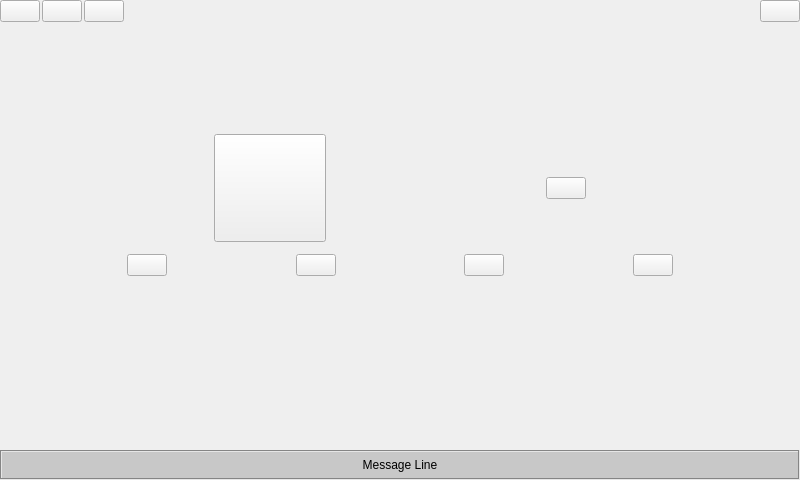
<?xml version="1.0" encoding="UTF-8"?>
<ui version="4.0">
 <class>MercuryClass</class>
 <widget class="QWidget" name="MercuryClass">
  <property name="geometry">
   <rect>
    <x>0</x>
    <y>0</y>
    <width>800</width>
    <height>480</height>
   </rect>
  </property>
  <property name="windowTitle">
   <string>Mercury</string>
  </property>
  <layout class="QGridLayout" name="gridLayout_6">
   <property name="margin">
    <number>0</number>
   </property>
   <property name="spacing">
    <number>1</number>
   </property>
   <item row="0" column="0">
    <widget class="QStackedWidget" name="stackedWidget">
     <property name="sizePolicy">
      <sizepolicy hsizetype="MinimumExpanding" vsizetype="MinimumExpanding">
       <horstretch>0</horstretch>
       <verstretch>0</verstretch>
      </sizepolicy>
     </property>
     <property name="minimumSize">
      <size>
       <width>800</width>
       <height>480</height>
      </size>
     </property>
     <property name="autoFillBackground">
      <bool>false</bool>
     </property>
     <property name="currentIndex">
      <number>1</number>
     </property>
     <widget class="QWidget" name="loginpage">
      <property name="sizePolicy">
       <sizepolicy hsizetype="MinimumExpanding" vsizetype="MinimumExpanding">
        <horstretch>0</horstretch>
        <verstretch>0</verstretch>
       </sizepolicy>
      </property>
      <property name="minimumSize">
       <size>
        <width>800</width>
        <height>480</height>
       </size>
      </property>
      <layout class="QGridLayout" name="gridLayout_5">
       <property name="margin">
        <number>0</number>
       </property>
       <property name="spacing">
        <number>2</number>
       </property>
       <item row="0" column="0">
        <layout class="QGridLayout" name="gridLayout">
         <property name="spacing">
          <number>1</number>
         </property>
         <item row="1" column="0">
          <widget class="QStackedWidget" name="keyboardStack">
           <property name="sizePolicy">
            <sizepolicy hsizetype="MinimumExpanding" vsizetype="MinimumExpanding">
             <horstretch>0</horstretch>
             <verstretch>0</verstretch>
            </sizepolicy>
           </property>
           <property name="minimumSize">
            <size>
             <width>800</width>
             <height>215</height>
            </size>
           </property>
           <property name="frameShape">
            <enum>QFrame::NoFrame</enum>
           </property>
           <property name="currentIndex">
            <number>0</number>
           </property>
           <widget class="QWidget" name="keyboard"/>
          </widget>
         </item>
         <item row="0" column="0">
          <layout class="QGridLayout" name="gridLayout_2">
           <property name="spacing">
            <number>1</number>
           </property>
           <item row="1" column="1">
            <widget class="QLabel" name="label">
             <property name="sizePolicy">
              <sizepolicy hsizetype="Expanding" vsizetype="Fixed">
               <horstretch>0</horstretch>
               <verstretch>1</verstretch>
              </sizepolicy>
             </property>
             <property name="minimumSize">
              <size>
               <width>0</width>
               <height>30</height>
              </size>
             </property>
             <property name="text">
              <string>Admin pin code:</string>
             </property>
             <property name="alignment">
              <set>Qt::AlignRight|Qt::AlignTrailing|Qt::AlignVCenter</set>
             </property>
            </widget>
           </item>
           <item row="1" column="2">
            <widget class="QLineEdit" name="pin">
             <property name="sizePolicy">
              <sizepolicy hsizetype="Expanding" vsizetype="Fixed">
               <horstretch>0</horstretch>
               <verstretch>1</verstretch>
              </sizepolicy>
             </property>
             <property name="minimumSize">
              <size>
               <width>0</width>
               <height>30</height>
              </size>
             </property>
             <property name="echoMode">
              <enum>QLineEdit::Password</enum>
             </property>
            </widget>
           </item>
           <item row="1" column="3">
            <widget class="QPushButton" name="pushButton">
             <property name="sizePolicy">
              <sizepolicy hsizetype="Fixed" vsizetype="Fixed">
               <horstretch>0</horstretch>
               <verstretch>0</verstretch>
              </sizepolicy>
             </property>
             <property name="text">
              <string/>
             </property>
             <property name="icon">
              <iconset resource="../mercury.qrc">
               <normaloff>:/Mercury/resources/Arrow_Right_100.png</normaloff>:/Mercury/resources/Arrow_Right_100.png</iconset>
             </property>
             <property name="iconSize">
              <size>
               <width>85</width>
               <height>85</height>
              </size>
             </property>
             <property name="autoDefault">
              <bool>false</bool>
             </property>
             <property name="default">
              <bool>true</bool>
             </property>
            </widget>
           </item>
           <item row="2" column="2">
            <spacer name="verticalSpacer">
             <property name="orientation">
              <enum>Qt::Vertical</enum>
             </property>
             <property name="sizeHint" stdset="0">
              <size>
               <width>20</width>
               <height>40</height>
              </size>
             </property>
            </spacer>
           </item>
           <item row="2" column="1">
            <spacer name="verticalSpacer_2">
             <property name="orientation">
              <enum>Qt::Vertical</enum>
             </property>
             <property name="sizeHint" stdset="0">
              <size>
               <width>20</width>
               <height>40</height>
              </size>
             </property>
            </spacer>
           </item>
           <item row="0" column="1">
            <spacer name="verticalSpacer_3">
             <property name="orientation">
              <enum>Qt::Vertical</enum>
             </property>
             <property name="sizeHint" stdset="0">
              <size>
               <width>20</width>
               <height>40</height>
              </size>
             </property>
            </spacer>
           </item>
           <item row="0" column="2">
            <spacer name="verticalSpacer_4">
             <property name="orientation">
              <enum>Qt::Vertical</enum>
             </property>
             <property name="sizeHint" stdset="0">
              <size>
               <width>20</width>
               <height>40</height>
              </size>
             </property>
            </spacer>
           </item>
           <item row="2" column="3">
            <spacer name="verticalSpacer_5">
             <property name="orientation">
              <enum>Qt::Vertical</enum>
             </property>
             <property name="sizeHint" stdset="0">
              <size>
               <width>20</width>
               <height>40</height>
              </size>
             </property>
            </spacer>
           </item>
           <item row="0" column="3">
            <spacer name="verticalSpacer_6">
             <property name="orientation">
              <enum>Qt::Vertical</enum>
             </property>
             <property name="sizeHint" stdset="0">
              <size>
               <width>20</width>
               <height>40</height>
              </size>
             </property>
            </spacer>
           </item>
           <item row="0" column="4" rowspan="3">
            <spacer name="horizontalSpacer_5">
             <property name="orientation">
              <enum>Qt::Horizontal</enum>
             </property>
             <property name="sizeHint" stdset="0">
              <size>
               <width>40</width>
               <height>20</height>
              </size>
             </property>
            </spacer>
           </item>
           <item row="0" column="0" rowspan="3">
            <spacer name="horizontalSpacer_6">
             <property name="orientation">
              <enum>Qt::Horizontal</enum>
             </property>
             <property name="sizeHint" stdset="0">
              <size>
               <width>40</width>
               <height>20</height>
              </size>
             </property>
            </spacer>
           </item>
          </layout>
         </item>
        </layout>
       </item>
      </layout>
     </widget>
     <widget class="QWidget" name="homePage">
      <property name="sizePolicy">
       <sizepolicy hsizetype="MinimumExpanding" vsizetype="MinimumExpanding">
        <horstretch>0</horstretch>
        <verstretch>0</verstretch>
       </sizepolicy>
      </property>
      <property name="minimumSize">
       <size>
        <width>800</width>
        <height>480</height>
       </size>
      </property>
      <layout class="QGridLayout" name="gridLayout_16">
       <property name="margin">
        <number>0</number>
       </property>
       <property name="spacing">
        <number>2</number>
       </property>
       <item row="0" column="0">
        <layout class="QGridLayout" name="gridLayout_3">
         <property name="spacing">
          <number>2</number>
         </property>
         <item row="9" column="0" colspan="4">
          <widget class="QLabel" name="statusLine">
           <property name="sizePolicy">
            <sizepolicy hsizetype="Preferred" vsizetype="Fixed">
             <horstretch>0</horstretch>
             <verstretch>0</verstretch>
            </sizepolicy>
           </property>
           <property name="minimumSize">
            <size>
             <width>0</width>
             <height>30</height>
            </size>
           </property>
           <property name="styleSheet">
            <string>background-color: rgb(200, 200, 200)</string>
           </property>
           <property name="frameShape">
            <enum>QFrame::Box</enum>
           </property>
           <property name="frameShadow">
            <enum>QFrame::Sunken</enum>
           </property>
           <property name="text">
            <string>Message Line</string>
           </property>
           <property name="alignment">
            <set>Qt::AlignCenter</set>
           </property>
          </widget>
         </item>
         <item row="0" column="0" rowspan="3">
          <layout class="QGridLayout" name="gridLayout_12">
           <property name="margin">
            <number>0</number>
           </property>
           <property name="spacing">
            <number>2</number>
           </property>
           <item row="0" column="0">
            <widget class="QPushButton" name="brightnessDown">
             <property name="sizePolicy">
              <sizepolicy hsizetype="Fixed" vsizetype="Fixed">
               <horstretch>0</horstretch>
               <verstretch>0</verstretch>
              </sizepolicy>
             </property>
             <property name="text">
              <string/>
             </property>
             <property name="icon">
              <iconset resource="../mercury.qrc">
               <normaloff>:/Mercury/resources/Brightness_Down.png</normaloff>:/Mercury/resources/Brightness_Down.png</iconset>
             </property>
             <property name="iconSize">
              <size>
               <width>64</width>
               <height>64</height>
              </size>
             </property>
             <property name="autoRepeat">
              <bool>true</bool>
             </property>
             <property name="autoRepeatDelay">
              <number>200</number>
             </property>
             <property name="autoRepeatInterval">
              <number>50</number>
             </property>
            </widget>
           </item>
           <item row="0" column="1">
            <widget class="QPushButton" name="brightnessUp">
             <property name="sizePolicy">
              <sizepolicy hsizetype="Fixed" vsizetype="Fixed">
               <horstretch>0</horstretch>
               <verstretch>0</verstretch>
              </sizepolicy>
             </property>
             <property name="text">
              <string/>
             </property>
             <property name="icon">
              <iconset resource="../mercury.qrc">
               <normaloff>:/Mercury/resources/Brightness_Up.png</normaloff>:/Mercury/resources/Brightness_Up.png</iconset>
             </property>
             <property name="iconSize">
              <size>
               <width>64</width>
               <height>64</height>
              </size>
             </property>
             <property name="autoRepeat">
              <bool>true</bool>
             </property>
             <property name="autoRepeatDelay">
              <number>200</number>
             </property>
             <property name="autoRepeatInterval">
              <number>50</number>
             </property>
            </widget>
           </item>
           <item row="0" column="2">
            <widget class="QPushButton" name="quitButton">
             <property name="sizePolicy">
              <sizepolicy hsizetype="Fixed" vsizetype="Fixed">
               <horstretch>0</horstretch>
               <verstretch>0</verstretch>
              </sizepolicy>
             </property>
             <property name="text">
              <string/>
             </property>
             <property name="icon">
              <iconset resource="../mercury.qrc">
               <normaloff>:/Mercury/resources/Cancel_100.png</normaloff>:/Mercury/resources/Cancel_100.png</iconset>
             </property>
             <property name="iconSize">
              <size>
               <width>64</width>
               <height>64</height>
              </size>
             </property>
            </widget>
           </item>
          </layout>
         </item>
         <item row="0" column="2" rowspan="3" colspan="2">
          <widget class="QPushButton" name="nextPage">
           <property name="sizePolicy">
            <sizepolicy hsizetype="Fixed" vsizetype="Fixed">
             <horstretch>0</horstretch>
             <verstretch>0</verstretch>
            </sizepolicy>
           </property>
           <property name="text">
            <string/>
           </property>
           <property name="icon">
            <iconset resource="../mercury.qrc">
             <normaloff>:/Mercury/resources/Arrow_Right_100.png</normaloff>:/Mercury/resources/Arrow_Right_100.png</iconset>
           </property>
           <property name="iconSize">
            <size>
             <width>65</width>
             <height>65</height>
            </size>
           </property>
          </widget>
         </item>
         <item row="7" column="0" colspan="4">
          <layout class="QGridLayout" name="gridLayout_4">
           <property name="spacing">
            <number>2</number>
           </property>
           <item row="2" column="0">
            <widget class="QStackedWidget" name="specPageStack">
             <property name="sizePolicy">
              <sizepolicy hsizetype="Expanding" vsizetype="Expanding">
               <horstretch>0</horstretch>
               <verstretch>0</verstretch>
              </sizepolicy>
             </property>
             <property name="minimumSize">
              <size>
               <width>0</width>
               <height>50</height>
              </size>
             </property>
             <property name="currentIndex">
              <number>-1</number>
             </property>
            </widget>
           </item>
           <item row="0" column="0">
            <layout class="QGridLayout" name="gridLayout_11">
             <property name="spacing">
              <number>2</number>
             </property>
             <item row="2" column="1">
              <widget class="QPushButton" name="inboxButton">
               <property name="sizePolicy">
                <sizepolicy hsizetype="Fixed" vsizetype="Fixed">
                 <horstretch>2</horstretch>
                 <verstretch>2</verstretch>
                </sizepolicy>
               </property>
               <property name="styleSheet">
                <string>font: 12pt &quot;MS Shell Dlg 2&quot;;</string>
               </property>
               <property name="text">
                <string/>
               </property>
               <property name="icon">
                <iconset resource="../mercury.qrc">
                 <normaloff>:/Mercury/resources/Inbox_100.png</normaloff>:/Mercury/resources/Inbox_100.png</iconset>
               </property>
               <property name="iconSize">
                <size>
                 <width>100</width>
                 <height>100</height>
                </size>
               </property>
               <property name="checkable">
                <bool>false</bool>
               </property>
              </widget>
             </item>
             <item row="2" column="3">
              <widget class="QPushButton" name="outboxButton">
               <property name="sizePolicy">
                <sizepolicy hsizetype="Fixed" vsizetype="Fixed">
                 <horstretch>2</horstretch>
                 <verstretch>2</verstretch>
                </sizepolicy>
               </property>
               <property name="text">
                <string/>
               </property>
               <property name="icon">
                <iconset resource="../mercury.qrc">
                 <normaloff>:/Mercury/resources/Outbox_100.png</normaloff>:/Mercury/resources/Outbox_100.png</iconset>
               </property>
               <property name="iconSize">
                <size>
                 <width>100</width>
                 <height>100</height>
                </size>
               </property>
               <property name="checkable">
                <bool>false</bool>
               </property>
              </widget>
             </item>
             <item row="2" column="5">
              <widget class="QPushButton" name="composeTextButton">
               <property name="sizePolicy">
                <sizepolicy hsizetype="Fixed" vsizetype="Fixed">
                 <horstretch>2</horstretch>
                 <verstretch>2</verstretch>
                </sizepolicy>
               </property>
               <property name="text">
                <string/>
               </property>
               <property name="icon">
                <iconset resource="../mercury.qrc">
                 <normaloff>:/Mercury/resources/New_Message_100.png</normaloff>:/Mercury/resources/New_Message_100.png</iconset>
               </property>
               <property name="iconSize">
                <size>
                 <width>100</width>
                 <height>100</height>
                </size>
               </property>
               <property name="checkable">
                <bool>false</bool>
               </property>
              </widget>
             </item>
             <item row="2" column="7">
              <widget class="QPushButton" name="weatherButton">
               <property name="sizePolicy">
                <sizepolicy hsizetype="Fixed" vsizetype="Fixed">
                 <horstretch>2</horstretch>
                 <verstretch>2</verstretch>
                </sizepolicy>
               </property>
               <property name="text">
                <string/>
               </property>
               <property name="icon">
                <iconset resource="../mercury.qrc">
                 <normaloff>:/Mercury/resources/Weather_100.png</normaloff>:/Mercury/resources/Weather_100.png</iconset>
               </property>
               <property name="iconSize">
                <size>
                 <width>100</width>
                 <height>100</height>
                </size>
               </property>
               <property name="checkable">
                <bool>true</bool>
               </property>
              </widget>
             </item>
             <item row="2" column="0">
              <spacer name="horizontalSpacer_4">
               <property name="orientation">
                <enum>Qt::Horizontal</enum>
               </property>
               <property name="sizeHint" stdset="0">
                <size>
                 <width>40</width>
                 <height>20</height>
                </size>
               </property>
              </spacer>
             </item>
             <item row="2" column="2">
              <spacer name="horizontalSpacer_7">
               <property name="orientation">
                <enum>Qt::Horizontal</enum>
               </property>
               <property name="sizeHint" stdset="0">
                <size>
                 <width>40</width>
                 <height>20</height>
                </size>
               </property>
              </spacer>
             </item>
             <item row="2" column="4">
              <spacer name="horizontalSpacer_8">
               <property name="orientation">
                <enum>Qt::Horizontal</enum>
               </property>
               <property name="sizeHint" stdset="0">
                <size>
                 <width>40</width>
                 <height>20</height>
                </size>
               </property>
              </spacer>
             </item>
             <item row="2" column="6">
              <spacer name="horizontalSpacer_9">
               <property name="orientation">
                <enum>Qt::Horizontal</enum>
               </property>
               <property name="sizeHint" stdset="0">
                <size>
                 <width>40</width>
                 <height>20</height>
                </size>
               </property>
              </spacer>
             </item>
             <item row="2" column="8">
              <spacer name="horizontalSpacer_10">
               <property name="orientation">
                <enum>Qt::Horizontal</enum>
               </property>
               <property name="sizeHint" stdset="0">
                <size>
                 <width>40</width>
                 <height>20</height>
                </size>
               </property>
              </spacer>
             </item>
             <item row="0" column="0" colspan="9">
              <layout class="QGridLayout" name="gridLayout_17">
               <item row="0" column="0">
                <widget class="QPushButton" name="panicButton">
                 <property name="sizePolicy">
                  <sizepolicy hsizetype="Fixed" vsizetype="Fixed">
                   <horstretch>2</horstretch>
                   <verstretch>2</verstretch>
                  </sizepolicy>
                 </property>
                 <property name="minimumSize">
                  <size>
                   <width>112</width>
                   <height>108</height>
                  </size>
                 </property>
                 <property name="text">
                  <string/>
                 </property>
                 <property name="icon">
                  <iconset resource="../mercury.qrc">
                   <normaloff>:/Mercury/resources/Panic_text_100.png</normaloff>
                   <normalon>:/Mercury/resources/Panic_text_100_high.png</normalon>:/Mercury/resources/Panic_text_100.png</iconset>
                 </property>
                 <property name="iconSize">
                  <size>
                   <width>100</width>
                   <height>100</height>
                  </size>
                 </property>
                 <property name="checkable">
                  <bool>true</bool>
                 </property>
                </widget>
               </item>
               <item row="0" column="1">
                <widget class="QPushButton" name="waypointButton">
                 <property name="sizePolicy">
                  <sizepolicy hsizetype="Fixed" vsizetype="Fixed">
                   <horstretch>2</horstretch>
                   <verstretch>2</verstretch>
                  </sizepolicy>
                 </property>
                 <property name="text">
                  <string/>
                 </property>
                 <property name="icon">
                  <iconset resource="../mercury.qrc">
                   <normaloff>:/Mercury/resources/Poll_GPS_100.png</normaloff>:/Mercury/resources/Poll_GPS_100.png</iconset>
                 </property>
                 <property name="iconSize">
                  <size>
                   <width>100</width>
                   <height>100</height>
                  </size>
                 </property>
                 <property name="checkable">
                  <bool>true</bool>
                 </property>
                </widget>
               </item>
              </layout>
             </item>
             <item row="1" column="0" colspan="9">
              <spacer name="verticalSpacer_7">
               <property name="orientation">
                <enum>Qt::Vertical</enum>
               </property>
               <property name="sizeHint" stdset="0">
                <size>
                 <width>20</width>
                 <height>10</height>
                </size>
               </property>
              </spacer>
             </item>
            </layout>
           </item>
           <item row="1" column="0">
            <spacer name="verticalSpacer_8">
             <property name="orientation">
              <enum>Qt::Vertical</enum>
             </property>
             <property name="sizeHint" stdset="0">
              <size>
               <width>20</width>
               <height>10</height>
              </size>
             </property>
            </spacer>
           </item>
          </layout>
         </item>
         <item row="0" column="1" rowspan="3">
          <spacer name="horizontalSpacer">
           <property name="orientation">
            <enum>Qt::Horizontal</enum>
           </property>
           <property name="sizeHint" stdset="0">
            <size>
             <width>40</width>
             <height>20</height>
            </size>
           </property>
          </spacer>
         </item>
         <item row="8" column="0" colspan="4">
          <spacer name="verticalSpacer_12">
           <property name="orientation">
            <enum>Qt::Vertical</enum>
           </property>
           <property name="sizeHint" stdset="0">
            <size>
             <width>20</width>
             <height>20</height>
            </size>
           </property>
          </spacer>
         </item>
         <item row="3" column="0" colspan="4">
          <spacer name="verticalSpacer_11">
           <property name="orientation">
            <enum>Qt::Vertical</enum>
           </property>
           <property name="sizeHint" stdset="0">
            <size>
             <width>20</width>
             <height>18</height>
            </size>
           </property>
          </spacer>
         </item>
        </layout>
       </item>
      </layout>
     </widget>
     <widget class="QWidget" name="additionalPage">
      <property name="sizePolicy">
       <sizepolicy hsizetype="MinimumExpanding" vsizetype="MinimumExpanding">
        <horstretch>0</horstretch>
        <verstretch>0</verstretch>
       </sizepolicy>
      </property>
      <property name="minimumSize">
       <size>
        <width>800</width>
        <height>480</height>
       </size>
      </property>
      <layout class="QGridLayout" name="gridLayout_14">
       <property name="margin">
        <number>0</number>
       </property>
       <property name="spacing">
        <number>2</number>
       </property>
       <item row="0" column="0">
        <layout class="QGridLayout" name="gridLayout_13">
         <property name="spacing">
          <number>1</number>
         </property>
         <item row="2" column="0" colspan="2">
          <layout class="QGridLayout" name="gridLayout_15">
           <property name="spacing">
            <number>1</number>
           </property>
           <item row="0" column="4">
            <widget class="QPushButton" name="adminAsset">
             <property name="sizePolicy">
              <sizepolicy hsizetype="Fixed" vsizetype="Fixed">
               <horstretch>0</horstretch>
               <verstretch>0</verstretch>
              </sizepolicy>
             </property>
             <property name="text">
              <string/>
             </property>
             <property name="icon">
              <iconset resource="../mercury.qrc">
               <normaloff>:/Mercury/resources/Setup_100.png</normaloff>:/Mercury/resources/Setup_100.png</iconset>
             </property>
             <property name="iconSize">
              <size>
               <width>100</width>
               <height>100</height>
              </size>
             </property>
             <property name="checkable">
              <bool>false</bool>
             </property>
            </widget>
           </item>
           <item row="0" column="1">
            <widget class="QPushButton" name="defaultContacts">
             <property name="sizePolicy">
              <sizepolicy hsizetype="Fixed" vsizetype="Fixed">
               <horstretch>0</horstretch>
               <verstretch>0</verstretch>
              </sizepolicy>
             </property>
             <property name="text">
              <string/>
             </property>
             <property name="icon">
              <iconset resource="../mercury.qrc">
               <normaloff>:/Mercury/resources/Recipients_100.png</normaloff>:/Mercury/resources/Recipients_100.png</iconset>
             </property>
             <property name="iconSize">
              <size>
               <width>100</width>
               <height>100</height>
              </size>
             </property>
            </widget>
           </item>
           <item row="0" column="2">
            <widget class="QPushButton" name="freeFormat">
             <property name="sizePolicy">
              <sizepolicy hsizetype="Fixed" vsizetype="Fixed">
               <horstretch>0</horstretch>
               <verstretch>0</verstretch>
              </sizepolicy>
             </property>
             <property name="text">
              <string/>
             </property>
             <property name="icon">
              <iconset resource="../mercury.qrc">
               <normaloff>:/Mercury/resources/Add_Contacts_100.png</normaloff>:/Mercury/resources/Add_Contacts_100.png</iconset>
             </property>
             <property name="iconSize">
              <size>
               <width>100</width>
               <height>100</height>
              </size>
             </property>
            </widget>
           </item>
           <item row="0" column="3">
            <widget class="QPushButton" name="adminButton">
             <property name="sizePolicy">
              <sizepolicy hsizetype="Fixed" vsizetype="Fixed">
               <horstretch>0</horstretch>
               <verstretch>0</verstretch>
              </sizepolicy>
             </property>
             <property name="text">
              <string/>
             </property>
             <property name="icon">
              <iconset resource="../mercury.qrc">
               <normaloff>:/Mercury/resources/Admin_100.png</normaloff>:/Mercury/resources/Admin_100.png</iconset>
             </property>
             <property name="iconSize">
              <size>
               <width>100</width>
               <height>100</height>
              </size>
             </property>
             <property name="checkable">
              <bool>false</bool>
             </property>
            </widget>
           </item>
          </layout>
         </item>
         <item row="1" column="0" colspan="2">
          <spacer name="verticalSpacer_9">
           <property name="orientation">
            <enum>Qt::Vertical</enum>
           </property>
           <property name="sizeHint" stdset="0">
            <size>
             <width>20</width>
             <height>40</height>
            </size>
           </property>
          </spacer>
         </item>
         <item row="3" column="0" colspan="2">
          <spacer name="verticalSpacer_10">
           <property name="orientation">
            <enum>Qt::Vertical</enum>
           </property>
           <property name="sizeHint" stdset="0">
            <size>
             <width>20</width>
             <height>40</height>
            </size>
           </property>
          </spacer>
         </item>
         <item row="4" column="0">
          <widget class="QPushButton" name="prevPage">
           <property name="sizePolicy">
            <sizepolicy hsizetype="Fixed" vsizetype="Fixed">
             <horstretch>0</horstretch>
             <verstretch>0</verstretch>
            </sizepolicy>
           </property>
           <property name="text">
            <string/>
           </property>
           <property name="icon">
            <iconset resource="../mercury.qrc">
             <normaloff>:/Mercury/resources/Arrow_Left_100.png</normaloff>:/Mercury/resources/Arrow_Left_100.png</iconset>
           </property>
           <property name="iconSize">
            <size>
             <width>85</width>
             <height>85</height>
            </size>
           </property>
          </widget>
         </item>
        </layout>
       </item>
      </layout>
     </widget>
    </widget>
   </item>
  </layout>
  <action name="actionExit">
   <property name="text">
    <string>E&amp;xit</string>
   </property>
  </action>
 </widget>
 <layoutdefault spacing="6" margin="11"/>
 <resources>
  <include location="mercury.qrc"/>
 </resources>
 <connections>
  <connection>
   <sender>pushButton</sender>
   <signal>clicked()</signal>
   <receiver>MercuryClass</receiver>
   <slot>isLoggedIn()</slot>
   <hints>
    <hint type="sourcelabel">
     <x>622</x>
     <y>166</y>
    </hint>
    <hint type="destinationlabel">
     <x>559</x>
     <y>478</y>
    </hint>
   </hints>
  </connection>
  <connection>
   <sender>prevPage</sender>
   <signal>clicked()</signal>
   <receiver>MercuryClass</receiver>
   <slot>selectHomePage()</slot>
   <hints>
    <hint type="sourcelabel">
     <x>97</x>
     <y>421</y>
    </hint>
    <hint type="destinationlabel">
     <x>805</x>
     <y>153</y>
    </hint>
   </hints>
  </connection>
  <connection>
   <sender>adminButton</sender>
   <signal>clicked()</signal>
   <receiver>MercuryClass</receiver>
   <slot>showAdminHome()</slot>
   <hints>
    <hint type="sourcelabel">
     <x>546</x>
     <y>246</y>
    </hint>
    <hint type="destinationlabel">
     <x>-2</x>
     <y>327</y>
    </hint>
   </hints>
  </connection>
  <connection>
   <sender>adminAsset</sender>
   <signal>clicked()</signal>
   <receiver>MercuryClass</receiver>
   <slot>showAssetHome()</slot>
   <hints>
    <hint type="sourcelabel">
     <x>728</x>
     <y>246</y>
    </hint>
    <hint type="destinationlabel">
     <x>801</x>
     <y>446</y>
    </hint>
   </hints>
  </connection>
  <connection>
   <sender>composeTextButton</sender>
   <signal>clicked()</signal>
   <receiver>MercuryClass</receiver>
   <slot>newMessage()</slot>
   <hints>
    <hint type="sourcelabel">
     <x>546</x>
     <y>316</y>
    </hint>
    <hint type="destinationlabel">
     <x>444</x>
     <y>454</y>
    </hint>
   </hints>
  </connection>
  <connection>
   <sender>outboxButton</sender>
   <signal>clicked()</signal>
   <receiver>MercuryClass</receiver>
   <slot>showOutbox()</slot>
   <hints>
    <hint type="sourcelabel">
     <x>364</x>
     <y>316</y>
    </hint>
    <hint type="destinationlabel">
     <x>293</x>
     <y>454</y>
    </hint>
   </hints>
  </connection>
  <connection>
   <sender>inboxButton</sender>
   <signal>clicked()</signal>
   <receiver>MercuryClass</receiver>
   <slot>showInbox()</slot>
   <hints>
    <hint type="sourcelabel">
     <x>182</x>
     <y>316</y>
    </hint>
    <hint type="destinationlabel">
     <x>108</x>
     <y>478</y>
    </hint>
   </hints>
  </connection>
  <connection>
   <sender>brightnessDown</sender>
   <signal>clicked()</signal>
   <receiver>MercuryClass</receiver>
   <slot>brightnessDown()</slot>
   <hints>
    <hint type="sourcelabel">
     <x>49</x>
     <y>73</y>
    </hint>
    <hint type="destinationlabel">
     <x>41</x>
     <y>478</y>
    </hint>
   </hints>
  </connection>
  <connection>
   <sender>brightnessUp</sender>
   <signal>clicked()</signal>
   <receiver>MercuryClass</receiver>
   <slot>brightnessUp()</slot>
   <hints>
    <hint type="sourcelabel">
     <x>155</x>
     <y>73</y>
    </hint>
    <hint type="destinationlabel">
     <x>138</x>
     <y>478</y>
    </hint>
   </hints>
  </connection>
  <connection>
   <sender>panicButton</sender>
   <signal>clicked()</signal>
   <receiver>MercuryClass</receiver>
   <slot>panicClicked()</slot>
   <hints>
    <hint type="sourcelabel">
     <x>302</x>
     <y>143</y>
    </hint>
    <hint type="destinationlabel">
     <x>799</x>
     <y>313</y>
    </hint>
   </hints>
  </connection>
  <connection>
   <sender>nextPage</sender>
   <signal>clicked()</signal>
   <receiver>MercuryClass</receiver>
   <slot>selectAdditPage()</slot>
   <hints>
    <hint type="sourcelabel">
     <x>733</x>
     <y>65</y>
    </hint>
    <hint type="destinationlabel">
     <x>800</x>
     <y>127</y>
    </hint>
   </hints>
  </connection>
  <connection>
   <sender>waypointButton</sender>
   <signal>clicked()</signal>
   <receiver>MercuryClass</receiver>
   <slot>buildWaypoint()</slot>
   <hints>
    <hint type="sourcelabel">
     <x>607</x>
     <y>146</y>
    </hint>
    <hint type="destinationlabel">
     <x>577</x>
     <y>-6</y>
    </hint>
   </hints>
  </connection>
  <connection>
   <sender>weatherButton</sender>
   <signal>clicked()</signal>
   <receiver>MercuryClass</receiver>
   <slot>showWeather()</slot>
   <hints>
    <hint type="sourcelabel">
     <x>700</x>
     <y>214</y>
    </hint>
    <hint type="destinationlabel">
     <x>803</x>
     <y>228</y>
    </hint>
   </hints>
  </connection>
  <connection>
   <sender>quitButton</sender>
   <signal>clicked()</signal>
   <receiver>MercuryClass</receiver>
   <slot>quit()</slot>
   <hints>
    <hint type="sourcelabel">
     <x>206</x>
     <y>44</y>
    </hint>
    <hint type="destinationlabel">
     <x>255</x>
     <y>-2</y>
    </hint>
   </hints>
  </connection>
  <connection>
   <sender>defaultContacts</sender>
   <signal>clicked()</signal>
   <receiver>MercuryClass</receiver>
   <slot>showDefaultRecipients()</slot>
   <hints>
    <hint type="sourcelabel">
     <x>182</x>
     <y>246</y>
    </hint>
    <hint type="destinationlabel">
     <x>345</x>
     <y>-5</y>
    </hint>
   </hints>
  </connection>
  <connection>
   <sender>freeFormat</sender>
   <signal>clicked()</signal>
   <receiver>MercuryClass</receiver>
   <slot>showFreeFormatEditor()</slot>
   <hints>
    <hint type="sourcelabel">
     <x>364</x>
     <y>246</y>
    </hint>
    <hint type="destinationlabel">
     <x>296</x>
     <y>-10</y>
    </hint>
   </hints>
  </connection>
  <connection>
   <sender>pin</sender>
   <signal>textChanged(QString)</signal>
   <receiver>MercuryClass</receiver>
   <slot>pinChanged(QString)</slot>
   <hints>
    <hint type="sourcelabel">
     <x>428</x>
     <y>118</y>
    </hint>
    <hint type="destinationlabel">
     <x>497</x>
     <y>-4</y>
    </hint>
   </hints>
  </connection>
 </connections>
 <slots>
  <slot>selectPrevious()</slot>
  <slot>selectNext()</slot>
  <slot>openPort()</slot>
  <slot>closePort()</slot>
  <slot>transmitMessage()</slot>
  <slot>receiveMessage()</slot>
  <slot>showInbox()</slot>
  <slot>quit()</slot>
  <slot>showOutbox()</slot>
  <slot>showCompose()</slot>
  <slot>newMessage()</slot>
  <slot>newTemplateMessage()</slot>
  <slot>showAdminHome()</slot>
  <slot>triggerAlarm()</slot>
  <slot>triggerHighUpdate()</slot>
  <slot>newQuickMessage()</slot>
  <slot>newAviationWizard()</slot>
  <slot>showHomePage()</slot>
  <slot>brightnessUp()</slot>
  <slot>brightnessDown()</slot>
  <slot>isLoggedIn()</slot>
  <slot>panicClicked()</slot>
  <slot>showAssetHome()</slot>
  <slot>showMemory()</slot>
  <slot>newMissionReport()</slot>
  <slot>newContactReport()</slot>
  <slot>newMedEvacReport()</slot>
  <slot>newReportLines()</slot>
  <slot>buildWaypoint()</slot>
  <slot>selectHomePage()</slot>
  <slot>selectAdditPage()</slot>
  <slot>showWeather()</slot>
  <slot>indicateIncomingMessage()</slot>
  <slot>showDefaultRecipients()</slot>
  <slot>showFreeFormatEditor()</slot>
  <slot>pinChanged(QString)</slot>
 </slots>
</ui>
